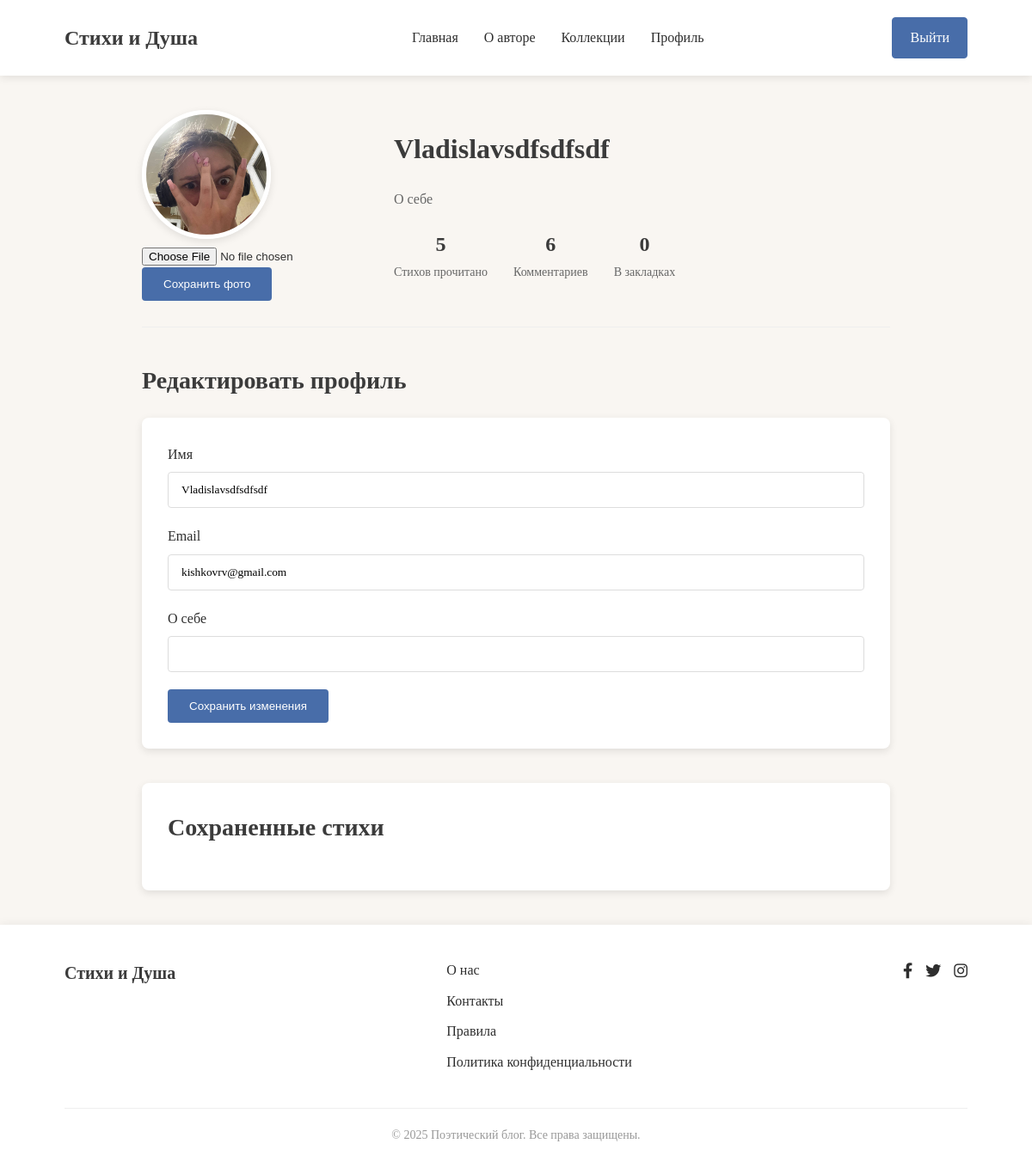
/users/profile/ (signed in), run on the app's committed database.
### users/models.py (models this page shows)
class User(AbstractUser):
    image = models.ImageField(upload_to='avatars/', blank=True, null=True, default='avatars/author.jpg')
    about_me = models.TextField(null=True, blank=True)
    read_poems = models.ManyToManyField(to="show.Poem", related_name="read_poems")

### users/views.py (the view)
# urls.py: path('profile/', views.profile, name="profile"),
@login_required
def profile(request):
    if request.method == "POST":
        form = ProfileForm(request.POST, request.FILES, instance=request.user)
        if form.is_valid():
            form.save()
            return redirect('index')
    else:
        form = ProfileForm(instance=request.user)
    context = {
        'form' : form,
        'save_poems' : SavePoem.objects.filter(user=request.user)
    }
    return render(request, 'users/profile.html', context)

### users/forms.py
class ProfileForm(UserChangeForm):
    username = forms.CharField(widget=forms.TextInput())
    email = forms.EmailField(widget=forms.EmailInput(attrs={
        'readonly' : True
    }))
    about_me = forms.CharField(widget=forms.TextInput())
    image = forms.ImageField(widget=forms.FileInput())
    class Meta:
        model = User
        fields = ('username', 'email', 'about_me', 'image')

### users/templates/users/profile.html (shortened to what this page needs)
{% extends "users/base.html" %}
{% load static %}
{% block main %}
    <main class="main profile-page">
        <div class="container">
            <section class="profile-header">
                <div class="profile-avatar">
                    <img
                    src="{{ user.image.url }}"
                    alt="Аватар пользователя">
                <form action="{% url 'users:profile' %}" method="POST" enctype="multipart/form-data">
                    <div class="block_change">{{ form.image }}</div>
                    <button type="submit" class="btn btn-save">Сохранить фото</button>
                </form>
                </div>
                <div class="profile-info">
                    <h1>{{ user.username }}</h1>
                    <p class="profile-bio">{% if user.about_me %}{{ user.about_me }}{% else %}О себе{% endif %}</p>
                    <div class="profile-stats">
                        <div class="stat">
                            <span class="stat-number">{{ user.reads.all.count }}</span>
                            <span class="stat-label">Стихов прочитано</span>
                        </div>
                        <div class="stat">
                            <span class="stat-number">{{ user.comment.count }}</span>
                            <span class="stat-label">Комментариев</span>
                        </div>
                        <div class="stat">
                            <span class="stat-number">{{ user.save_poems.count }}</span>
                            <span class="stat-label">В закладках</span>
                        </div>
                    </div>
                </div>
            </section>
            <section class="profile-edit">
                <h2>Редактировать профиль</h2>
                <form class="edit-form" action="{% url "users:profile" %}" method="POST">
                    <div class="form-group">
                        <label for="{{ form.username.id_for_label }}">Имя</label>
                        {{ form.username }}
                    </div>
                    <div class="form-group">
                        <label for="{{ form.email.id_for_label }}">Email</label>
                        {{ form.email }}
                    </div>
                    <div class="form-group">
                        <label for="{{ form.about_me.id_for_label }}">О себе</label>
                        {{ form.about_me }}
                    </div>
                    <button type="submit" class="btn btn-save">Сохранить изменения</button>
                </form>
            </section>
            <section class="favorite-poems">
                <h2>Сохраненные стихи</h2>
            </section>
        </div>
    </main>
{% endblock main %}

### frontend/css/style.css (style rules this page uses)
:root { --bg-color: #F9F6F2; --text-color: #2E2E2E; --heading-color: #3B3B3B; --accent-color: #C18C5D; --button-color: #486DA9; --category-color: #E7D8C1; }
* { margin: 0; padding: 0; box-sizing: border-box; }
body { font-family: 'Georgia', serif; background-color: var(--bg-color); color: var(--text-color); line-height: 1.6; }
img { max-width: 100%; height: auto; }
.container { width: 90%; max-width: 1200px; margin: 0 auto; padding: 0 15px; }
.btn { display: inline-block; padding: 10px 20px; border-radius: 4px; font-weight: 500; transition: all 0.3s; }
.main { padding: 40px 0; }
h1, h2, h3, h4 { color: var(--heading-color); margin-bottom: 20px; font-weight: 600; }
h1 { font-size: 32px; }
h2 { font-size: 28px; }
.profile-page { max-width: 1000px; margin: 0 auto; }
.profile-header { display: flex; align-items: center; gap: 40px; margin-bottom: 40px; padding-bottom: 30px; border-bottom: 1px solid #eee; }
.profile-avatar img { width: 150px; height: 150px; border-radius: 50%; object-fit: cover; border: 5px solid white; box-shadow: 0 3px 10px rgba(0, 0, 0, 0.1); }
.profile-bio { color: #666; margin-bottom: 20px; }
.profile-stats { display: flex; gap: 30px; }
.stat { text-align: center; }
.stat-number { display: block; font-size: 24px; font-weight: 600; color: var(--heading-color); }
.stat-label { font-size: 14px; color: #666; }
.edit-form { background-color: white; padding: 30px; border-radius: 8px; box-shadow: 0 3px 10px rgba(0, 0, 0, 0.1); margin-bottom: 40px; }
.form-group { margin-bottom: 20px; }
.form-group label { display: block; margin-bottom: 8px; font-weight: 500; }
.form-group input, .form-group textarea { width: 100%; padding: 12px 15px; border: 1px solid #ddd; border-radius: 4px; font-family: inherit; }
.btn-save { background-color: var(--button-color); color: white; border: none; padding: 12px 25px; }
.favorite-poems { background-color: white; padding: 30px; border-radius: 8px; box-shadow: 0 3px 10px rgba(0, 0, 0, 0.1); }
.poem-card, .poem-full, .comment, .profile-header, .auth-form-container { animation: fadeIn 0.6s ease-out forwards; }
.btn { transition: all 0.3s ease; }

### data on the page
User: image (picture), username "Vladislavsdfsdfsdf", reads.all.count "5", comment.count "6", save_poems.count "0", email "kishkovrv@gmail.com"
